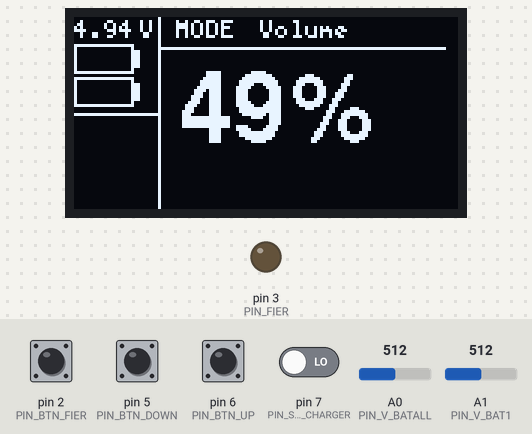
The sketch below on a simulated Arduino Uno, built with avr-gcc and run on an emulated ATmega328P. Parts: 128×64 one-colour display, output pins drawn as LEDs (lit = HIGH). The inputs (shaded band) are chosen by the test bench; at power-on: pin 2 (PIN_BTN_FIER), pin 5 (PIN_BTN_DOWN), pin 6 (PIN_BTN_UP) HIGH, pin 7 (PIN_SING_CHARGER) LOW, A0 (PIN_V_BATALL) = 512, A1 (PIN_V_BAT1) = 512. What the sketch prints to the serial monitor is not drawn.

Above: at 1.6 s.
1.7 s: pin 2 (PIN_BTN_FIER) pulled LOW for 1 s
At 2.8 s:
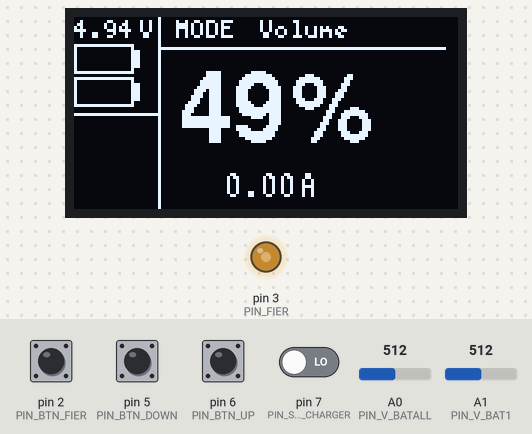
4.5 s: pin 7 (PIN_SING_CHARGER) driven HIGH
At 5.4 s:
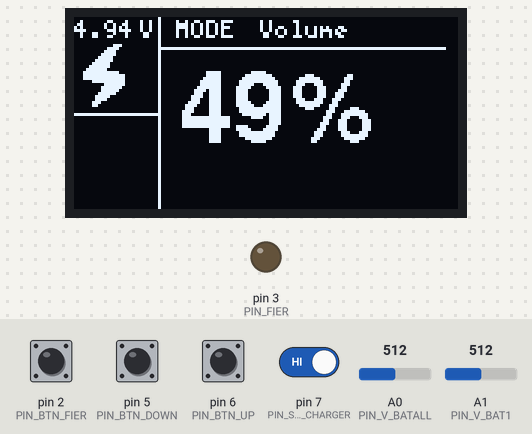
6.5 s: pin 2 (PIN_BTN_FIER) pulled LOW for 1 s
At 7.8 s:
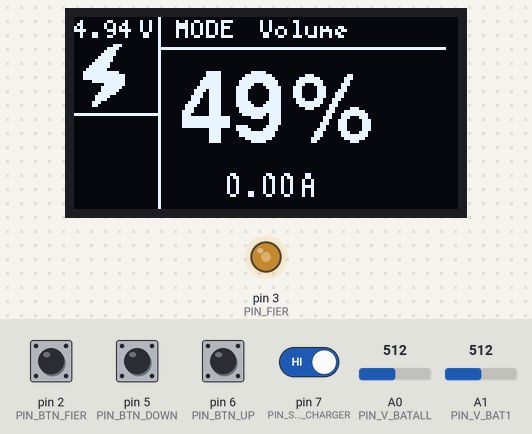
9.5 s: pin 5 (PIN_BTN_DOWN) pulled LOW for 1 s
At 10.6 s:
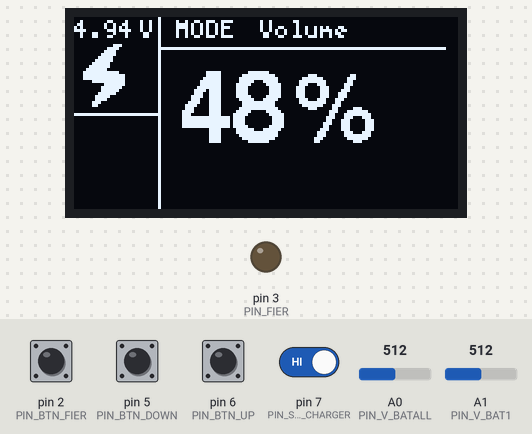
12.0 s: A0 (PIN_V_BATALL) set to 716
At 13.2 s:
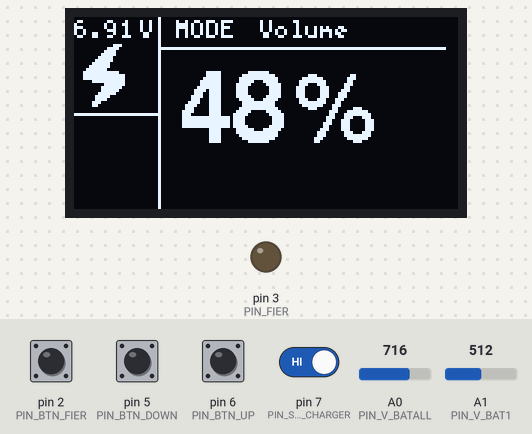
13.5 s: pin 6 (PIN_BTN_UP) pulled LOW for 1 s
At 15.0 s:
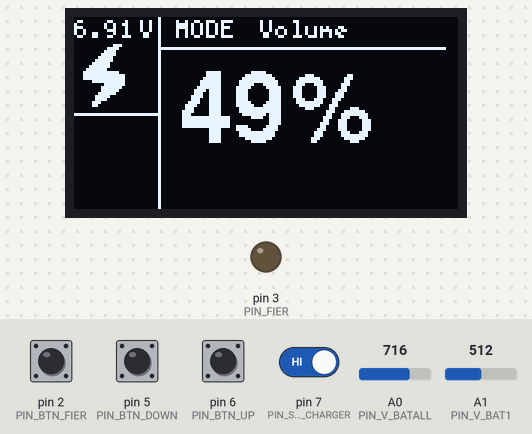
Timing chart, 0 to 16.5 s (numbered marks = the images above; inputs shaded):
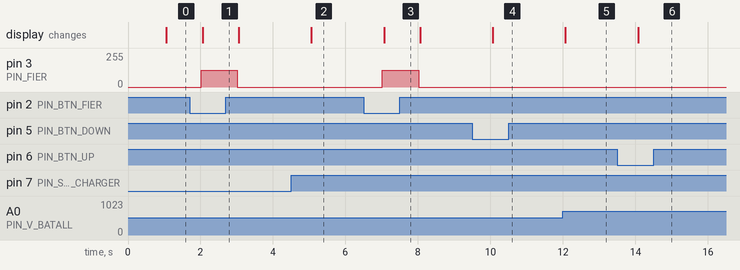

Measured:
- after the input at 1.7 s, pin 3 (PIN_FIER): 0/255 → 125/255 after 0.32 s, → 0/255 1.0 s later; the display: changes after 0.37 s (image 1)
- after the input at 4.5 s, the display: changes after 0.56 s (image 2)
- after the input at 6.5 s, pin 3 (PIN_FIER): 0/255 → 125/255 after 0.52 s, → 0/255 1.0 s later; the display: changes after 0.57 s (image 3)
- after the input at 9.5 s, the display: changes after 0.57 s (image 4)
- after the input at 12.0 s, the display: changes after 0.07 s (image 5)
- after the input at 13.5 s, the display: changes after 0.57 s (image 6)

The sketch:

wape.ino
```cpp
#include <Arduino.h>
#include <U8g2lib.h>
#ifdef U8X8_HAVE_HW_SPI
#include <SPI.h>
#endif
#ifdef U8X8_HAVE_HW_I2C
#include <Wire.h>
#endif


#define PIN_V_BATALL        A0
#define PIN_V_BAT1          A1
#define PIN_V_AMPERMETR     A2
#define PIN_BTN_FIER        2
#define PIN_FIER            3
#define PIN_AMPERMETR       4
#define PIN_BTN_DOWN        5
#define PIN_BTN_UP          6
#define PIN_SING_CHARGER    7

#define V_BATALL_ADJ 9.880/1024.0
#define V_BAT1_ADJ   4.954/1024.0
#define V_AMPER_ADJ  4.954/1024.0
#define AMPER_CORR   2.35

U8G2_SH1106_128X64_NONAME_F_HW_I2C u8g2(U8G2_R0, /* reset=*/ U8X8_PIN_NONE);
float val_bat_all = 0, val_bat_1 = 0, val_bat_2 = 0;
float val_fier_volt = 0, val_ampermemt = 0;
bool pin_fier_state = 0, pin_btnup_state = 0, pin_btndown_state = 0;
byte val = 125;
const float R_coil = 6;
unsigned long time_draw = millis();
#include "screen.h"
//#include "helper.h"


void setup() {
  Serial.begin(115200);
  pinMode(PIN_SING_CHARGER, INPUT);
  pinMode(PIN_V_BATALL, INPUT);
  pinMode(PIN_V_BAT1, INPUT);
  pinMode(PIN_BTN_FIER, INPUT_PULLUP);
  pinMode(PIN_BTN_UP, INPUT_PULLUP);
  pinMode(PIN_BTN_DOWN, INPUT_PULLUP);

  //  pinMode(PIN_V_AMPERMETR, INPUT);
  //  pinMode(PIN_AMPERMETR, OUTPUT);
  //  digitalWrite(PIN_AMPERMETR, HIGH);

  pinMode(PIN_FIER, OUTPUT);
  digitalWrite(PIN_FIER, LOW);
  u8g2.begin();
  u8g2_void();
}

void loop() {
  val_bat_all = V_BATALL_ADJ * analogRead(PIN_V_BATALL);
  val_bat_1   = V_BAT1_ADJ * analogRead(PIN_V_BAT1);
  val_bat_2   = val_bat_all - val_bat_1;

  pin_fier_state = !digitalRead(PIN_BTN_FIER);
  pin_btnup_state = !digitalRead(PIN_BTN_UP);
  pin_btndown_state = !digitalRead(PIN_BTN_DOWN);

  if ((millis() - time_draw) > 1000)
  {
    time_draw = millis ();
    Serial.println (time_draw);

    u8g2.clearBuffer();
    draw_main_mask("Volume");

    if (pin_fier_state)  {
      analogWrite(PIN_FIER, val);
      val_ampermemt = (val_fier_volt - val_bat_all) / R_coil;

      Serial.print(val_fier_volt);
      Serial.print(" - ");
      Serial.print(val_bat_all);
      Serial.print("=");
      Serial.print(val_fier_volt - val_bat_all);
      Serial.print(" / ");
      Serial.print(R_coil);
      Serial.print(" = ");
      Serial.println(val_ampermemt);
      draw_amper_val (50, 50, val_ampermemt);
    }  else  {
      digitalWrite(PIN_FIER, LOW);
      val_fier_volt = val_bat_all;
    }

    if (pin_btnup_state && val < 255) {
      Serial.print("up");
      val++;
    }
    if (pin_btndown_state && val > 0) {
      Serial.print("down");
      val--;
    }
    draw_all_bat_voltage (0, 0, val_bat_all);
    draw_fier_power (35, 16, int(val / 2.55));

    if (digitalRead(PIN_SING_CHARGER))
    {
      draw_charge_state(2, 9);
    }
    else
    {
      draw_batt_icon(0, 9, val_bat_1);
      draw_batt_icon(0, 20, val_bat_2);
    }
    //  u8g2.setCursor(0, 7);
    //  u8g2.print(String(val_bat_all));
    //  u8g2.setCursor(25, 7);
    //  u8g2.print(String(analogRead(PIN_V_BATALL)));
    //  u8g2.setCursor(0, 15);
    //  u8g2.print(String(val_bat_1));
    //  u8g2.setCursor(25, 15);
    //  u8g2.print(String(analogRead(PIN_V_BAT1)));
    //  u8g2.setCursor(0, 23);
    //  u8g2.print(String(val_bat_2));
    //  u8g2.setCursor(0, 31 );
    //  u8g2.print(String(val_ampermemt));
    //  u8g2.setCursor(25, 31);
    //  u8g2.print(String(analogRead(PIN_V_AMPERMETR)));
    //  u8g2.setCursor(0, 39);
    //  String powmess = String(val / 2.55);
    //  u8g2.print(powmess);
    u8g2.sendBuffer();
  }
}
```

screen.h
```cpp
static const unsigned char charge_icon[] U8X8_PROGMEM  = {
  0x00, 0x38,
  0x00, 0x1E,
  0x00, 0x0F,
  0x80, 0x0F,
  0xC0, 0x07,
  0xE0, 0x07,
  0xF0, 0x03,
  0xF8, 0x03,
  0xFC, 0x01,
  0xFE, 0x1F,
  0xFE, 0x7F,
  0xFE, 0x7F,
  0xF0, 0x7F,
  0x00, 0x7F,
  0x80, 0x3F,
  0x80, 0x1F,
  0xC0, 0x0F,
  0xE0, 0x03,
  0xE0, 0x01,
  0x70, 0x00,
  0x30, 0x00
};

void draw_main_mask(String mode)
{
  u8g2.setFont(u8g2_font_5x7_tf);
  u8g2.setFontPosTop();
  u8g2.drawLine(28, 0, 28, 64);
  u8g2.drawLine(0, 32 , 28, 32);
  u8g2.drawLine(29, 10, 123, 10);
  //  u8g2.drawLine(7+a*2, 10, 60, 55);
  u8g2.setCursor(34, 0 );
  u8g2.print("MODE");
  u8g2.setCursor(62, 0);
  u8g2.print(mode);
}
void u8g2_void(void) {
  u8g2.setFont(u8g2_font_5x7_tf);
  u8g2.setFontRefHeightExtendedText();
  u8g2.setDrawColor(1);
  u8g2.setFontMode(1);
  u8g2.setFontPosTop();
  u8g2.setFontDirection(0);
}
void draw_all_bat_voltage (uint8_t x, uint8_t y, float v_bat)
{
  u8g2.setFont(u8g2_font_5x7_tf);
  u8g2.setFontPosTop();
  u8g2.setCursor(x, y);
  u8g2.print(String(v_bat));
  u8g2.drawStr(x + 22, y, "V");
}
void draw_fier_power (uint8_t x, uint8_t y, int val )
{
  String mystr = String(val);
  char buff[10];
  mystr.toCharArray(buff, 10);
  u8g2.setFont(u8g2_font_helvB24_tf);
  u8g2.setFontPosTop();
  u8g2.setCursor(x, y);
  u8g2.print(mystr);
  u8g2.drawStr(x + 3 + u8g2.getStrWidth(buff), y, "%");
}
void draw_charge_state (uint8_t x, uint8_t y)
{
  u8g2.setDrawColor(1);
  u8g2.setBitmapMode(0);
  u8g2.drawXBMP(x, y, 16, 21, charge_icon);
}
void draw_batt_icon (uint8_t x, uint8_t y, float v_bat)
{
  u8g2.drawFrame(x, y, 20, 10);
  u8g2.drawFrame(x + 20, y + 2, 2, 6);
  //  Serial.print (v_bat);
  //  Serial.print ("->");
  v_bat = map(v_bat * 100, 340, 420, 0, 20);
  //  Serial.println (int (v_bat));
  u8g2.drawBox(x, y, int(v_bat), 10);
}

void draw_amper_val (uint8_t x, uint8_t y, float val_amper)
{
  String mystr = String(val_amper);
  char buff[10];
  mystr.toCharArray(buff, 10);
  u8g2.setFont(u8g2_font_t0_11_tf);
  u8g2.setFontPosTop();
  u8g2.setCursor(x, y);
  u8g2.print(mystr);
  u8g2.drawStr(x + 2 + u8g2.getStrWidth(buff), y, "A");
}
//U8G2_SH1106_128X64_NONAME_F_HW_I2C u8g2(U8G2_R0, /* reset=*/ U8X8_PIN_NONE);
//void u8g2_prepare(void) {
//  u8g2.setFont(u8g2_font_6x10_tf);
//  u8g2.setFontRefHeightExtendedText();
//  u8g2.setDrawColor(1);
//  u8g2.setFontPosTop();
//  u8g2.setFontDirection(0);
//}
//
//void u8g2_box_frame(uint8_t a) {
//  u8g2.drawStr( 0, 0, "drawBox");
//  u8g2.drawBox(5,10,20,10);
//  u8g2.drawBox(10+a,15,30,7);
//  u8g2.drawStr( 0, 30, "drawFrame");
//  u8g2.drawFrame(5,10+30,20,10);
//  u8g2.drawFrame(10+a,15+30,30,7);
//}
//
//void u8g2_disc_circle(uint8_t a) {
//  u8g2.drawStr( 0, 0, "drawDisc");
//  u8g2.drawDisc(10,18,9);
//  u8g2.drawDisc(24+a,16,7);
//  u8g2.drawStr( 0, 30, "drawCircle");
//  u8g2.drawCircle(10,18+30,9);
//  u8g2.drawCircle(24+a,16+30,7);
//}
//
//void u8g2_r_frame(uint8_t a) {
//  u8g2.drawStr( 0, 0, "drawRFrame/Box");
//  u8g2.drawRFrame(5, 10,40,30, a+1);
//  u8g2.drawRBox(50, 10,25,40, a+1);
//}
//
//void u8g2_string(uint8_t a) {
//  u8g2.setFontDirection(0);
//  u8g2.drawStr(30+a,31, " 0");
//  u8g2.setFontDirection(1);
//  u8g2.drawStr(30,31+a, " 90");
//  u8g2.setFontDirection(2);
//  u8g2.drawStr(30-a,31, " 180");
//  u8g2.setFontDirection(3);
//  u8g2.drawStr(30,31-a, " 270");
//}
//
//void u8g2_line(uint8_t a) {
//  u8g2.drawStr( 0, 0, "drawLine");
//  u8g2.drawLine(7+a, 10, 40, 55);
//  u8g2.drawLine(7+a*2, 10, 60, 55);
//  u8g2.drawLine(7+a*3, 10, 80, 55);
//  u8g2.drawLine(7+a*4, 10, 100, 55);
//}
//
//void u8g2_triangle(uint8_t a) {
//  uint16_t offset = a;
//  u8g2.drawStr( 0, 0, "drawTriangle");
//  u8g2.drawTriangle(14,7, 45,30, 10,40);
//  u8g2.drawTriangle(14+offset,7-offset, 45+offset,30-offset, 57+offset,10-offset);
//  u8g2.drawTriangle(57+offset*2,10, 45+offset*2,30, 86+offset*2,53);
//  u8g2.drawTriangle(10+offset,40+offset, 45+offset,30+offset, 86+offset,53+offset);
//}
//
//void u8g2_ascii_1() {
//  char s[2] = " ";
//  uint8_t x, y;
//  u8g2.drawStr( 0, 0, "ASCII page 1");
//  for( y = 0; y < 6; y++ ) {
//    for( x = 0; x < 16; x++ ) {
//      s[0] = y*16 + x + 32;
//      u8g2.drawStr(x*7, y*10+10, s);
//    }
//  }
//}
//
//void u8g2_ascii_2() {
//  char s[2] = " ";
//  uint8_t x, y;
//  u8g2.drawStr( 0, 0, "ASCII page 2");
//  for( y = 0; y < 6; y++ ) {
//    for( x = 0; x < 16; x++ ) {
//      s[0] = y*16 + x + 160;
//      u8g2.drawStr(x*7, y*10+10, s);
//    }
//  }
//}
//
//void u8g2_extra_page(uint8_t a)
//{
//  u8g2.drawStr( 0, 0, "Unicode");
//  u8g2.setFont(u8g2_font_unifont_t_symbols);
//  u8g2.setFontPosTop();
//  u8g2.drawUTF8(0, 24, "☀ ☁");
//  switch(a) {
//    case 0:
//    case 1:
//    case 2:
//    case 3:
//      u8g2.drawUTF8(a*3, 36, "☂");
//      break;
//    case 4:
//    case 5:
//    case 6:
//    case 7:
//      u8g2.drawUTF8(a*3, 36, "☔");
//      break;
//  }
//}
//
//#define cross_width 24
//#define cross_height 24
//static const unsigned char cross_bits[] U8X8_PROGMEM  = {
//  0x00, 0x18, 0x00, 0x00, 0x24, 0x00, 0x00, 0x24, 0x00, 0x00, 0x42, 0x00,
//  0x00, 0x42, 0x00, 0x00, 0x42, 0x00, 0x00, 0x81, 0x00, 0x00, 0x81, 0x00,
//  0xC0, 0x00, 0x03, 0x38, 0x3C, 0x1C, 0x06, 0x42, 0x60, 0x01, 0x42, 0x80,
//  0x01, 0x42, 0x80, 0x06, 0x42, 0x60, 0x38, 0x3C, 0x1C, 0xC0, 0x00, 0x03,
//  0x00, 0x81, 0x00, 0x00, 0x81, 0x00, 0x00, 0x42, 0x00, 0x00, 0x42, 0x00,
//  0x00, 0x42, 0x00, 0x00, 0x24, 0x00, 0x00, 0x24, 0x00, 0x00, 0x18, 0x00, };
//
//#define cross_fill_width 24
//#define cross_fill_height 24
//static const unsigned char cross_fill_bits[] U8X8_PROGMEM  = {
//  0x00, 0x00, 0x00, 0x00, 0x00, 0x00, 0x18, 0x00, 0x18, 0x64, 0x00, 0x26,
//  0x84, 0x00, 0x21, 0x08, 0x81, 0x10, 0x08, 0x42, 0x10, 0x10, 0x3C, 0x08,
//  0x20, 0x00, 0x04, 0x40, 0x00, 0x02, 0x80, 0x00, 0x01, 0x80, 0x18, 0x01,
//  0x80, 0x18, 0x01, 0x80, 0x00, 0x01, 0x40, 0x00, 0x02, 0x20, 0x00, 0x04,
//  0x10, 0x3C, 0x08, 0x08, 0x42, 0x10, 0x08, 0x81, 0x10, 0x84, 0x00, 0x21,
//  0x64, 0x00, 0x26, 0x18, 0x00, 0x18, 0x00, 0x00, 0x00, 0x00, 0x00, 0x00, };
//
//#define cross_block_width 14
//#define cross_block_height 14
//static const unsigned char cross_block_bits[] U8X8_PROGMEM  = {
//  0xFF, 0x3F, 0x01, 0x20, 0x01, 0x20, 0x01, 0x20, 0x01, 0x20, 0x01, 0x20,
//  0xC1, 0x20, 0xC1, 0x20, 0x01, 0x20, 0x01, 0x20, 0x01, 0x20, 0x01, 0x20,
//  0x01, 0x20, 0xFF, 0x3F, };
//
//void u8g2_bitmap_overlay(uint8_t a) {
//  uint8_t frame_size = 28;
//
//  u8g2.drawStr(0, 0, "Bitmap overlay");
//
//  u8g2.drawStr(0, frame_size + 12, "Solid / transparent");
//  u8g2.setBitmapMode(false /* solid */);
//  u8g2.drawFrame(0, 10, frame_size, frame_size);
//  u8g2.drawXBMP(2, 12, cross_width, cross_height, cross_bits);
//  if(a & 4)
//    u8g2.drawXBMP(7, 17, cross_block_width, cross_block_height, cross_block_bits);
//
//  u8g2.setBitmapMode(true /* transparent*/);
//  u8g2.drawFrame(frame_size + 5, 10, frame_size, frame_size);
//  u8g2.drawXBMP(frame_size + 7, 12, cross_width, cross_height, cross_bits);
//  if(a & 4)
//    u8g2.drawXBMP(frame_size + 12, 17, cross_block_width, cross_block_height, cross_block_bits);
//}
//
//void u8g2_bitmap_modes(uint8_t transparent) {
//  const uint8_t frame_size = 24;
//
//  u8g2.drawBox(0, frame_size * 0.5, frame_size * 5, frame_size);
//  u8g2.drawStr(frame_size * 0.5, 50, "Black");
//  u8g2.drawStr(frame_size * 2, 50, "White");
//  u8g2.drawStr(frame_size * 3.5, 50, "XOR");
//
//  if(!transparent) {
//    u8g2.setBitmapMode(false /* solid */);
//    u8g2.drawStr(0, 0, "Solid bitmap");
//  } else {
//    u8g2.setBitmapMode(true /* transparent*/);
//    u8g2.drawStr(0, 0, "Transparent bitmap");
//  }
//  u8g2.setDrawColor(0);// Black
//  u8g2.drawXBMP(frame_size * 0.5, 24, cross_width, cross_height, cross_bits);
//  u8g2.setDrawColor(1); // White
//  u8g2.drawXBMP(frame_size * 2, 24, cross_width, cross_height, cross_bits);
//  u8g2.setDrawColor(2); // XOR
//  u8g2.drawXBMP(frame_size * 3.5, 24, cross_width, cross_height, cross_bits);
//}
//
//uint8_t draw_state = 0;
//
//void draw(void) {
//  u8g2_prepare();
//  switch(draw_state >> 3) {
//    case 0: u8g2_box_frame(draw_state&7); break;
//    case 1: u8g2_disc_circle(draw_state&7); break;
//    case 2: u8g2_r_frame(draw_state&7); break;
//    case 3: u8g2_string(draw_state&7); break;
//    case 4: u8g2_line(draw_state&7); break;
//    case 5: u8g2_triangle(draw_state&7); break;
//    case 6: u8g2_ascii_1(); break;
//    case 7: u8g2_ascii_2(); break;
//    case 8: u8g2_extra_page(draw_state&7); break;
//    case 9: u8g2_bitmap_modes(0); break;
//    case 10: u8g2_bitmap_modes(1); break;
//    case 11: u8g2_bitmap_overlay(draw_state&7); break;
//  }
//}
```
